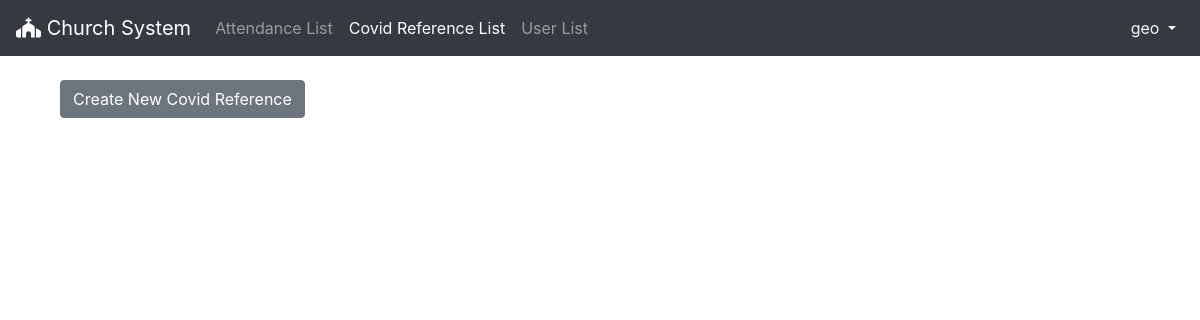
The page /ref/ (signed in) on the database as committed earlier.
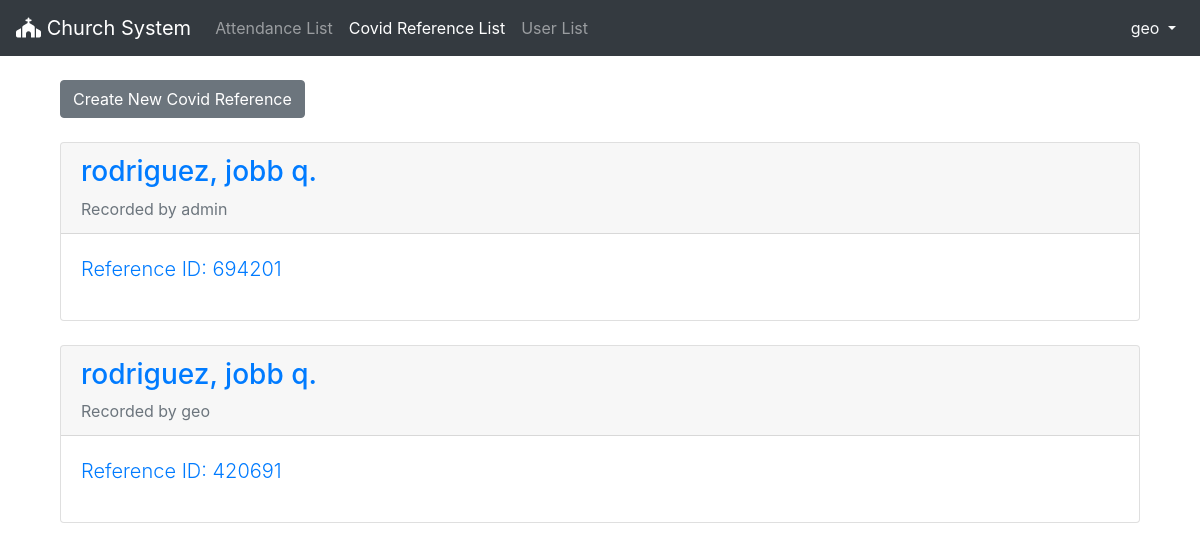
The same page on the database as committed later.
### reference/models.py (models this page shows, shortened)
class CovidReference(models.Model):
    user = models.OneToOneField(User, on_delete=models.CASCADE, primary_key=True)
    staff_id = models.ForeignKey(Staff, on_delete=models.PROTECT)
    covid_reference_id = models.CharField(max_length=6)
    verified = models.BooleanField(default=False)

### user/models.py (models this page shows, shortened)
class User(models.Model):
    class Sex(models.TextChoices):
        MAN = 'M', ('Man')
        WOMAN = 'F', ('Woman')
    first_name = models.CharField(max_length=50)
    middle_name = models.CharField(max_length=50)
    last_name = models.CharField(max_length=50)
    birthdate = models.DateField()
    age = models.IntegerField()
    sex = models.CharField(max_length=1, choices=Sex.choices, null=True)
    profession = models.CharField(max_length=50)
    staff = models.ForeignKey(Staff, on_delete=models.PROTECT)
    def __str__(self):
        return f'{self.last_name}, {self.first_name} {self.middle_name[0]}.'

### staff/models.py (models this page shows)
class Staff(AbstractUser):
    class Sex(models.TextChoices):
        MAN = 'M', ('Man')
        WOMAN = 'F', ('Woman')
    sex = models.CharField('sex', max_length=1, choices=Sex.choices, null=True)
    def __str__(self):
        return f'{self.username}'

### reference/views.py (the view)
# urls.py: path('', CovidReferenceListView.as_view(), name='ref_list'),
class CovidReferenceListView(LoginRequiredMixin, ListView):
    model = CovidReference
    template_name = 'ref_list.html'
    context_object_name = 'all_refs_list'

### templates/ref_list.html (shortened to what this page needs)
{% extends 'base.html' %}
{% block navbar %}
  <li class="nav-item">
    <a class="nav-link" href="{% url 'attend_list'%}">Attendance List</a>
  </li>
  <li class="nav-item">
      <a class="nav-link active" href="{% url 'ref_list' %}">Covid Reference List</a>
  </li>
  <li class="nav-item">
      <a class="nav-link" href="{% url 'user_list'%}">User List</a>
  </li>
{% endblock%}
{% block content%}
  <div class="container-fluid mt-4">
      <a href="{% url 'ref_new' %}"><button class="btn btn-secondary">Create New Covid Reference</button></a>
      {% for ref in all_refs_list %}
        <div class="card mt-4">
            <a style="text-decoration: none;" href="{% url 'ref_detail' ref.pk %}">
                <div class="card-header">
                    <span class="font-weight-bold d-block"><h3>{{ ref.user }}</h3></span>
                    <span class="text-muted">Recorded by {{ ref.staff_id }}</span>
                </div>
                <div class="card-body">
                    <p class="lead">Reference ID: {{ ref.covid_reference_id }}</p>
                </div>
            </a>
        </div>
      {% endfor %}
  </div>
{% endblock content%}

Rows that differ between the two databases and show on the page:
added CovidReference: user "rodriguez, jobb q.", staff_id "admin", covid_reference_id "694201"
added CovidReference: user "rodriguez, jobb q.", staff_id "geo", covid_reference_id "420691"
